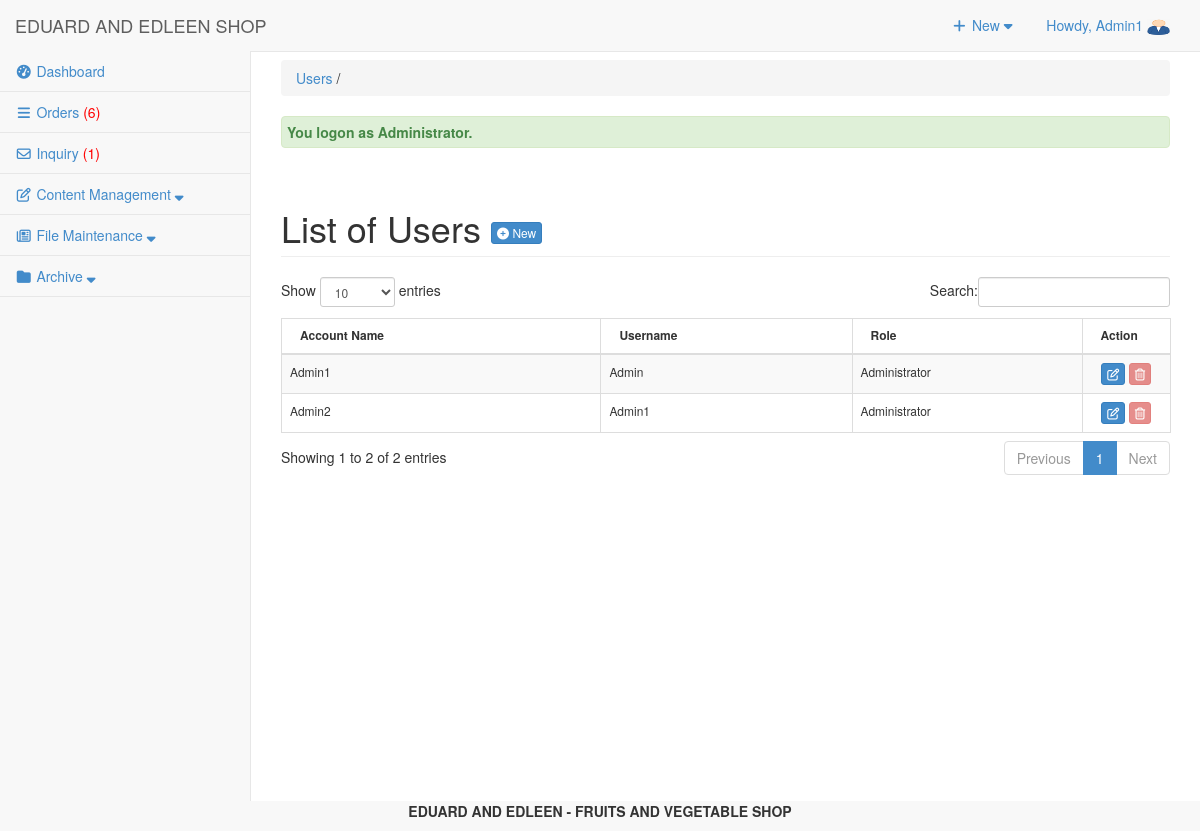
Screenshot of /admin/user/index.php (signed in) with the database file from the repository.
### tables this page shows
CREATE TABLE `tbluseraccount` (
  `USERID` int(11) NOT NULL,
  `U_NAME` varchar(122) NOT NULL,
  `U_USERNAME` varchar(122) NOT NULL,
  `U_PASS` varchar(122) NOT NULL,
  `U_ROLE` varchar(30) NOT NULL,
  `USERIMAGE` varchar(255) NOT NULL,
  `U_STATUS` varchar(255) NOT NULL DEFAULT 'Active'
);

### admin/user/index.php (called while the page is built, shortened)
<?php
require_once("../../include/initialize.php");
$view = (isset($_GET['view']) && $_GET['view'] != '') ? $_GET['view'] : '';
 $title="Users";
 $header=$view;
require_once ("../theme/templates.php");
?>

### include/database.php (called while the page is built, shortened)
<?php
class Database {
	var $sql_string = '';
	private $conn;
	public function open_connection() {
		$this->conn = mysqli_connect(server,user,pass);
		if(!$this->conn){
			echo "Problem in database connection! Contact administrator!";
			exit();
		}else{
			$db_select = mysqli_select_db($this->conn,database_name);
		}
	}
	function setQuery($sql='') {
		$this->sql_string=$sql;
	}
	function executeQuery() {
		$result = mysqli_query($this->conn,$this->sql_string);
		return $result;
	}
	private function confirm_query($result) {
		return $result;
	}
	function loadResultList( $key='' ) {
		$cur = $this->executeQuery();
		$array = array();
		while ($row = mysqli_fetch_object($cur)) {
			if ($key) {
				$array[$row->$key] = $row;
			} else {
				$array[] = $row;
			}
		}
		return $array;
	}
	function loadSingleResult() {
		$cur = $this->executeQuery();
		while ($row = mysqli_fetch_object($cur)) {
		return $data = $row;
		}
	}
	public function num_rows($result_set) {
		return mysqli_num_rows($result_set);
	}
}
$mydb = new Database();
?>

### include/accounts.php (called while the page is built, shortened)
<?php
require_once(LIB_PATH.DS.'database.php');
class User {
	protected static  $tblname = "tbluseraccount";
	function single_user($id=""){
			global $mydb;
			$mydb->setQuery("SELECT * FROM ".self::$tblname."
				Where USERID= '{$id}' LIMIT 1");
			$cur = $mydb->loadSingleResult();
			return $cur;
	}
}
?>

### admin/user/list.php (the view, shortened to what this page needs)
<div class="row">
       	 <div class="col-lg-12">
            <h1 class="page-header">List of Users  <a href="index.php?view=add" class="btn btn-primary btn-xs  ">  <i class="fa fa-plus-circle fw-fa"></i> New</a>  </h1>
       		</div>
   		 </div>
	 		    <form action="controller.php?action=delete" Method="POST">
			      <div class="table-responsive">
				<table id="dash-table" class="table table-striped table-bordered table-hover table-responsive" style="font-size:12px" cellspacing="0">
				  <thead>
				  	<tr>
				  		<th>
				  		 Account Name</th>
				  		<th>Username</th>
				  		<th>Role</th>
				  		<th width="10%" >Action</th>
				  	</tr>
				  </thead>
				  <tbody>
				  	<?php
				  		$mydb->setQuery("SELECT *
											FROM  `tbluseraccount`");
				  		$cur = $mydb->loadResultList();
						foreach ($cur as $result) {
				  		echo '<tr>';
				  		echo '<td>' . $result->U_NAME.'</a></td>';
				  		echo '<td>'. $result->U_USERNAME.'</td>';
				  		echo '<td>'. $result->U_ROLE.'</td>';
				  		If($result->USERID==$_SESSION['USERID'] || $result->U_ROLE=='MainAdministrator' || $result->U_ROLE=='Administrator') {
				  			$active = "Disabled";
				  		}else{
				  			$active = "";
				  		}
				  		echo '<td align="center" > <a title="Edit" href="index.php?view=edit&id='.$result->USERID.'"  class="btn btn-primary btn-xs  ">  <span class="fa fa-edit fw-fa"></span></a>
				  					 <a title="Delete" href="controller.php?action=delete&id='.$result->USERID.'" class="btn btn-danger btn-xs" '.$active.'><span class="fa fa-trash-o fw-fa"></span> </a>
				  					 </td>';
				  		echo '</tr>';
				  	}
				  	?>
				  </tbody>
				</table>
			</div>
				</form>
</div>

### admin/theme/templates.php (shortened to what this page needs)
<!DOCTYPE html>
<html lang="en">
<head>
<link href="<?php echo web_root; ?>admin/css/bootstrap.min.css" rel="stylesheet">
<link href="<?php echo web_root; ?>admin/css/metisMenu.min.css" rel="stylesheet">
<link href="<?php echo web_root; ?>admin/css/timeline.css" rel="stylesheet">
<link href="<?php echo web_root; ?>admin/css/sb-admin-2.css" rel="stylesheet">
<link href="<?php echo web_root; ?>admin/font/css/font-awesome.min.css" rel="stylesheet" type="text/css">
<link href="<?php echo web_root; ?>admin/font/font-awesome.min.css" rel="stylesheet" type="text/css">
<link href="<?php echo web_root; ?>admin/css/dataTables.bootstrap.css" rel="stylesheet">
<link href="<?php echo web_root; ?>css/bootstrap-datetimepicker.min.css" rel="stylesheet" media="screen">
<link href="<?php echo web_root; ?>css/datepicker.css" rel="stylesheet" media="screen">
<link href="<?php echo web_root; ?>admin/css/costum.css" rel="stylesheet">
<link href="<?php echo web_root; ?>admin/css/ekko-lightbox.css" rel="stylesheet">
</head>
  <?php
    $query = "SELECT * FROM tblsummary WHERE ORDEREDSTATS = 'Pending'";
    $mydb->setQuery($query);
    $cur = $mydb->executeQuery();
    $rowscount = $mydb->num_rows($cur);
    $res = isset($rowscount)? $rowscount : 0;
    if($res>0){
    $order = '<span style="color:red;">('.$res.')</span>';
    }else{
        $order = '<span> ('.$res.')</span>';
    }
    $query = "SELECT * FROM tblinquiry WHERE INQSTATUS = 'NEW'";
    $mydb->setQuery($query);
    $cur = $mydb->executeQuery();
    $rowscount = $mydb->num_rows($cur);
    $res = isset($rowscount)? $rowscount : 0;
    if($res>0){
    $inquiry = '<span style="color:red;">('.$res.')</span>';
    }else{
        $inquiry = '<span> ('.$res.')</span>';
    }
?>
<body>
   <div id="wrapper">
        <nav class="navbar navbar-default navbar-static-top  " role="navigation" style="margin-bottom: 0">
            <div class="navbar-header">
                 <a class="navbar-brand"  href="<?php echo web_root; ?>admin/index.php" >EDUARD AND EDLEEN SHOP</a>
            </div>
            <ul class="nav navbar-top-links navbar-right">
                 <li class="dropdown">
                    <a class="dropdown-toggle" data-toggle="dropdown" href="#">
                        <i class="fa fa-plus fa-fw"></i> New  <i class="fa fa-caret-down"></i>
                    </a>
                </li>
<?php
 $user = New User();
$singleuser = $user->single_user($_SESSION['USERID']);
?>
                <li class="dropdown">
                    <a class="dropdown-toggle" data-toggle="dropdown" href="#">
                        Howdy, <?php echo $_SESSION['U_NAME']; ?> <img title="profile image" width="23px" height="17px" src="<?php echo web_root.'admin/user/'.$singleuser ->USERIMAGE ?>">
                    </a>
                </li>
            </ul>
            <div class="navbar-default sidebar" role="navigation">
                <div class="sidebar-nav navbar-collapse">
                    <ul class="nav" id="side-menu">
                        <li>
                             <a href="<?php echo web_root; ?>admin/dashboard/"><i class="fa fa-tachometer fa-fw"></i>  Dashboard </a>
                        </li>
                        <li>
                             <a href="<?php echo web_root; ?>admin/orders/" ><i class="fa fa-reorder fa-fw"></i>  Orders <?php echo $order; ?></a>
                        </li>
                        <li>
                             <a href="<?php echo web_root; ?>admin/inquiry/" ><i class="fa fa-envelope-o fa-fw"></i>  Inquiry <?php echo $inquiry; ?></a>
                        </li>
                        <li class="nav-item">
                            <a class="nav-link" data-toggle="collapse" href="#collapseExample1" aria-expanded="false" aria-controls="collapseExample">
                                <i class="fa fa-pencil-square-o fa-fw"></i><span class="menu-title"> Content Management <i class="fa fa-sort-down"></i></span>
                            </a>
                        </li>
                        <li class="nav-item">
                            <a class="nav-link" data-toggle="collapse" href="#collapseExample3" aria-expanded="false" aria-controls="collapseExample">
                                <i class="fa fa-newspaper-o fa-fw"></i><span class="menu-title"> File Maintenance <i class="fa fa-sort-down"></i></span>
                            </a>
                        </li>
                        <?php if ($_SESSION['U_ROLE']=='Administrator') {
                        ?>
                        <li class="nav-item">
                            <a class="nav-link" data-toggle="collapse" href="#collapseExample2" aria-expanded="false" aria-controls="collapseExample">
                                <i class="fa fa-folder fa-fw"></i><span class="menu-title"> Archive <i class="fa fa-sort-down"></i></span>
                            </a>
                        </li>
                 <?php }  ?>
                    </ul>
                </div>
            </div>
        </nav>
  <div id="page-wrapper">
            <div class="row" >
                <div class="col-lg-12">
                    <?php
                    if ($title<>'Dashboard'){
                       echo   '<p class="breadcrumb" style="margin-top: 8px;">
                        <a href="index.php" title="'. $title.'" >'. $title.'</a>
                        '.(isset($header) ? ' / '. $header : '').'  </p>'  ;
                    } ?>
                  <?php require_once $content; ?>
                </div>
            </div>
        </div>
</body>
      <footer><p  style="text-align: center;font-weight: bold;"> EDUARD AND EDLEEN - FRUITS AND VEGETABLE SHOP </p></footer>
</html>

### admin/css/sb-admin-2.css (style rules this page uses)
body { background-color: #f8f8f8; }
#wrapper { width: 100%; }
#page-wrapper { padding: 0 15px; min-height: 568px; background-color: #fff; }
@media (min-width:768px) { #page-wrapper { position: inherit; margin: 0 0 0 250px; padding: 0 30px; border-left: 1px solid #e7e7e7; } }
.navbar-top-links { margin-right: 0; }
.navbar-top-links li { display: inline-block; }
.navbar-top-links li:last-child { margin-right: 15px; }
.navbar-top-links li a { padding: 15px; min-height: 50px; }
.sidebar .sidebar-nav.navbar-collapse { padding-right: 0; padding-left: 0; }
.sidebar ul li { border-bottom: 1px solid #e7e7e7; }
@media (min-width:768px) { .sidebar { z-index: 1; position: absolute; width: 250px; margin-top: 51px; } }

### rows the page displays
tbluseraccount: USERIMAGE (picture), U_NAME "Admin1", U_USERNAME "Admin", U_ROLE "Administrator"
tbluseraccount: U_NAME "Admin2", U_USERNAME "Admin1", U_ROLE "Administrator"

### other values shown
$_SESSION['U_NAME'] "Admin1"
$res "6"
$res "1"
$title "Users"
$_SESSION['message'] "You logon as Administrator."
